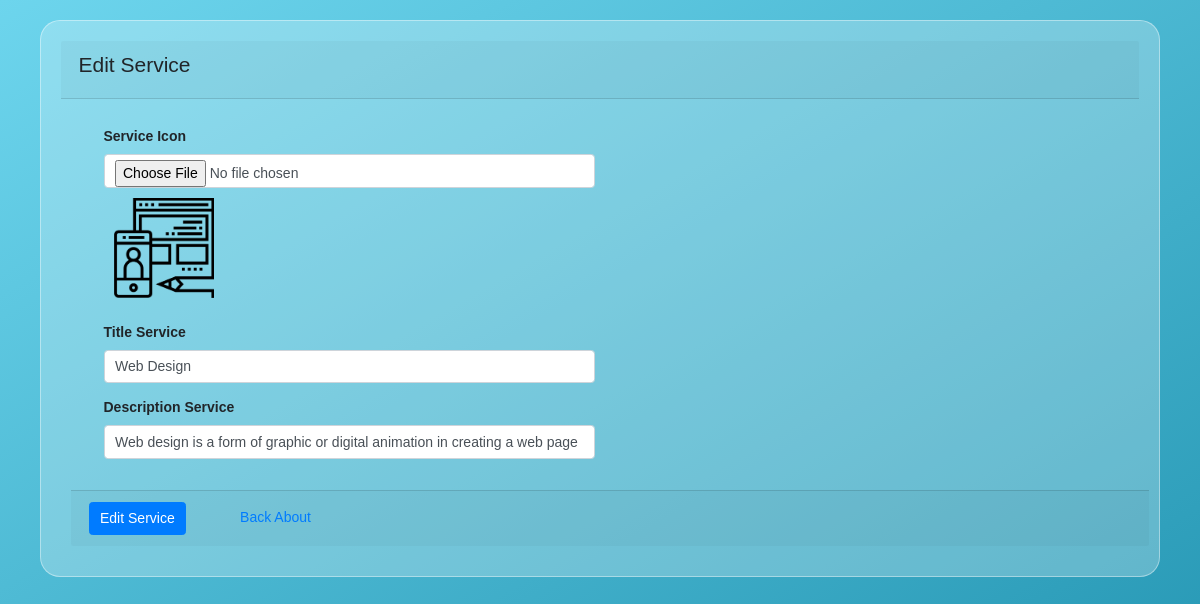
The app's page /include/editservice.php?id=16 (signed in) with its own data.
### tables this page shows
CREATE TABLE `services` (
  `id` int(11) NOT NULL,
  `icon_service` text NOT NULL,
  `title_service` varchar(25) NOT NULL,
  `desc_service` varchar(85) NOT NULL
);

### include/editservice.php (the view, shortened to what this page needs)
<?php
    include '../include/db.php';
    $data = mysqli_query($db, "SELECT * FROM services WHERE id = '".$_GET['id']."'");
    $r = mysqli_fetch_array($data);
    $icon_service = $r['icon_service'];
    $title_service = $r['title_service'];
    $desc_service = $r['desc_service'];
?>
<!DOCTYPE html>
<html lang="en">
<head>
    <link rel="stylesheet" href="https://maxcdn.bootstrapcdn.com/bootstrap/4.5.2/css/bootstrap.min.css">
    <link rel="stylesheet" href="../admin/assets/css/styleedit.css">
</head>
<body style="margin: 20px;">
    <div class="cards">
        <div class="row">
            <div class="col">
                <div class="card-header">
                    <h4 class="card-title">Edit Service</h4>
                </div>
                <form role="form" method="post" enctype="multipart/form-data">
                    <div class="card-body">
                        <div class="form-group col-6">
                            <label style="font-weight: 700;">Service Icon</label>
                            <input type="file" class="form-control" name="icon_service">
                            <img src="../assets/img/service/<?php echo $icon_service?>"
                                style="width: 100px; height: 100px; margin:10px">
                        </div>
                        <div class="form-group col-6">
                            <label style="font-weight: 700;">Title Service</label>
                            <input type="text" class="form-control" value="<?php echo $title_service?>"
                                name="title_service">
                        </div>
                        <div class="form-group col-6">
                            <label style="font-weight: 700;">Description Service</label>
                            <input type="text" class="form-control" value="<?php echo $desc_service?>"
                                name="desc_service">
                        </div>
                    </div>
                    <div class="card-footer">
                        <button type="submit" name="kirim" value="update" class="btn btn-primary">Edit Service</button>
                        <a href="../admin/index.php?aboutsetting=true" style="margin-left: 50px;">Back About</a>
                    </div>
                </form>
            </div>
        </div>
    </div>
</body>
</html>

### admin/assets/css/styleedit.css (style rules this page uses)
:root { --light-blue: #2193b0; --cool-white: #6dd5ed; --white-alpha-40: rgba(255, 255, 255, 0.40); --white-alpha-25: rgba(255, 255, 255, 0.25); --backdrop-filter-blur: blur(5px); }
* { padding: 0; margin: 0; font-family: sans-serif; font-size: 14px; text-decoration: none; list-style: none; }
body { background-attachment: fixed; height: -webkit-fit-content; height: -moz-fit-content; height: fit-content; background-image: linear-gradient(-30deg, var(--light-blue), var(--cool-white)); }
.cards { padding: 0; margin: 0; display: flex; flex-wrap: wrap; width: 100%; justify-content: center; }
.cards .row { width: 100%; justify-content: space-between; display: flex; flex-wrap: wrap; }
.cards .row .col { background-color: var(--white-alpha-25); border: 1px solid var(--white-alpha-40); width: 100%; height: -webkit-fit-content; height: -moz-fit-content; height: fit-content; margin: 0 20px; border-radius: 20px; padding: 20px; }
.cards .row .col form { margin: 10px; width: 100%; }

### records on screen
services: icon_service (picture), title_service "Web Design", desc_service "Web design is a form of graphic or digital animation in creating a web page"
